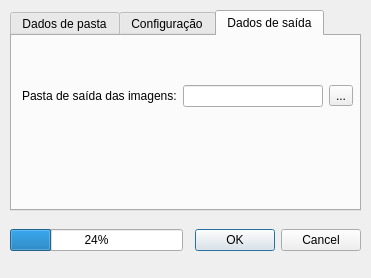
<?xml version="1.0" encoding="UTF-8"?>
<ui version="4.0">
 <class>DlgEstimativaDatasAgricolas</class>
 <widget class="QDialog" name="DlgEstimativaDatasAgricolas">
  <property name="windowModality">
   <enum>Qt::WindowModal</enum>
  </property>
  <property name="geometry">
   <rect>
    <x>0</x>
    <y>0</y>
    <width>371</width>
    <height>278</height>
   </rect>
  </property>
  <property name="minimumSize">
   <size>
    <width>50</width>
    <height>0</height>
   </size>
  </property>
  <property name="sizeIncrement">
   <size>
    <width>1</width>
    <height>0</height>
   </size>
  </property>
  <property name="baseSize">
   <size>
    <width>50</width>
    <height>0</height>
   </size>
  </property>
  <property name="windowTitle">
   <string>Filtro Savitz Golay</string>
  </property>
  <property name="styleSheet">
   <string notr="true"/>
  </property>
  <widget class="QTabWidget" name="tabWidget">
   <property name="geometry">
    <rect>
     <x>10</x>
     <y>10</y>
     <width>351</width>
     <height>201</height>
    </rect>
   </property>
   <property name="currentIndex">
    <number>2</number>
   </property>
   <widget class="QWidget" name="tab_3">
    <attribute name="title">
     <string>Dados de pasta</string>
    </attribute>
    <widget class="QWidget" name="gridLayoutWidget">
     <property name="geometry">
      <rect>
       <x>10</x>
       <y>10</y>
       <width>331</width>
       <height>51</height>
      </rect>
     </property>
     <layout class="QGridLayout" name="gridLayout">
      <item row="0" column="1">
       <widget class="QLineEdit" name="leInFolder"/>
      </item>
      <item row="0" column="2">
       <widget class="QToolButton" name="toolbFindInFolder">
        <property name="text">
         <string>...</string>
        </property>
       </widget>
      </item>
      <item row="0" column="0">
       <widget class="QLabel" name="label">
        <property name="text">
         <string>Pasta de entrada das imagens:</string>
        </property>
       </widget>
      </item>
     </layout>
    </widget>
   </widget>
   <widget class="QWidget" name="tab">
    <attribute name="title">
     <string>Configuração</string>
    </attribute>
    <widget class="QWidget" name="gridLayoutWidget_2">
     <property name="geometry">
      <rect>
       <x>10</x>
       <y>10</y>
       <width>321</width>
       <height>161</height>
      </rect>
     </property>
     <layout class="QGridLayout" name="gridLayout_2">
      <item row="1" column="0">
       <widget class="QLabel" name="label_2">
        <property name="text">
         <string>Ordem:</string>
        </property>
       </widget>
      </item>
      <item row="0" column="0">
       <widget class="QLabel" name="label_9">
        <property name="text">
         <string>Tamanho da janela:</string>
        </property>
       </widget>
      </item>
      <item row="0" column="1">
       <widget class="QLineEdit" name="leWindowSize">
        <property name="text">
         <string>1-5</string>
        </property>
       </widget>
      </item>
      <item row="1" column="1">
       <widget class="QLineEdit" name="leOrdem">
        <property name="text">
         <string>4-7</string>
        </property>
       </widget>
      </item>
      <item row="2" column="1">
       <widget class="QLineEdit" name="leNullValue">
        <property name="inputMask">
         <string/>
        </property>
       </widget>
      </item>
      <item row="2" column="0">
       <widget class="QLabel" name="label_14">
        <property name="text">
         <string>Valor Nulo:</string>
        </property>
       </widget>
      </item>
      <item row="2" column="2">
       <widget class="QCheckBox" name="checkBox">
        <property name="text">
         <string/>
        </property>
       </widget>
      </item>
     </layout>
    </widget>
   </widget>
   <widget class="QWidget" name="tab_2">
    <attribute name="title">
     <string>Dados de saída</string>
    </attribute>
    <widget class="QWidget" name="gridLayoutWidget_4">
     <property name="geometry">
      <rect>
       <x>10</x>
       <y>10</y>
       <width>331</width>
       <height>100</height>
      </rect>
     </property>
     <layout class="QGridLayout" name="gridLayout_4">
      <item row="0" column="0">
       <widget class="QLabel" name="label_8">
        <property name="text">
         <string>Pasta de saída das imagens:</string>
        </property>
       </widget>
      </item>
      <item row="0" column="2">
       <widget class="QToolButton" name="toolButton_3">
        <property name="text">
         <string>...</string>
        </property>
       </widget>
      </item>
      <item row="0" column="1">
       <widget class="QLineEdit" name="leOutFolder"/>
      </item>
     </layout>
    </widget>
   </widget>
  </widget>
  <widget class="QWidget" name="horizontalLayoutWidget">
   <property name="geometry">
    <rect>
     <x>10</x>
     <y>220</y>
     <width>351</width>
     <height>41</height>
    </rect>
   </property>
   <layout class="QHBoxLayout" name="horizontalLayout">
    <item>
     <widget class="QProgressBar" name="progressBar">
      <property name="value">
       <number>24</number>
      </property>
     </widget>
    </item>
    <item>
     <widget class="QDialogButtonBox" name="bbOkCancel">
      <property name="orientation">
       <enum>Qt::Horizontal</enum>
      </property>
      <property name="standardButtons">
       <set>QDialogButtonBox::Cancel|QDialogButtonBox::Ok</set>
      </property>
     </widget>
    </item>
   </layout>
  </widget>
 </widget>
 <resources/>
 <connections>
  <connection>
   <sender>bbOkCancel</sender>
   <signal>accepted()</signal>
   <receiver>DlgEstimativaDatasAgricolas</receiver>
   <slot>accept()</slot>
   <hints>
    <hint type="sourcelabel">
     <x>248</x>
     <y>254</y>
    </hint>
    <hint type="destinationlabel">
     <x>157</x>
     <y>274</y>
    </hint>
   </hints>
  </connection>
  <connection>
   <sender>bbOkCancel</sender>
   <signal>rejected()</signal>
   <receiver>DlgEstimativaDatasAgricolas</receiver>
   <slot>reject()</slot>
   <hints>
    <hint type="sourcelabel">
     <x>316</x>
     <y>260</y>
    </hint>
    <hint type="destinationlabel">
     <x>286</x>
     <y>274</y>
    </hint>
   </hints>
  </connection>
 </connections>
</ui>
